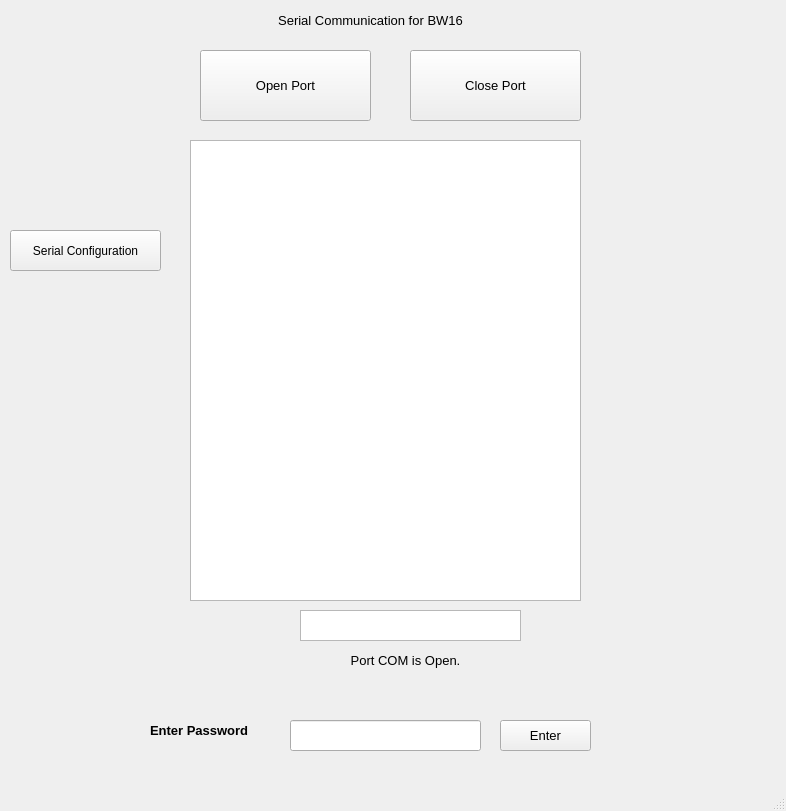
<?xml version="1.0" encoding="UTF-8"?>
<ui version="4.0">
 <class>MainWindow</class>
 <widget class="QMainWindow" name="MainWindow">
  <property name="geometry">
   <rect>
    <x>0</x>
    <y>0</y>
    <width>786</width>
    <height>811</height>
   </rect>
  </property>
  <property name="windowTitle">
   <string>MainWindow</string>
  </property>
  <widget class="QWidget" name="centralwidget">
   <widget class="QPushButton" name="pushButton">
    <property name="geometry">
     <rect>
      <x>200</x>
      <y>50</y>
      <width>171</width>
      <height>71</height>
     </rect>
    </property>
    <property name="font">
     <font>
      <pointsize>10</pointsize>
      <weight>50</weight>
      <bold>false</bold>
     </font>
    </property>
    <property name="text">
     <string>Open Port</string>
    </property>
   </widget>
   <widget class="QPushButton" name="pushButton_3">
    <property name="geometry">
     <rect>
      <x>410</x>
      <y>50</y>
      <width>171</width>
      <height>71</height>
     </rect>
    </property>
    <property name="font">
     <font>
      <pointsize>10</pointsize>
     </font>
    </property>
    <property name="text">
     <string>Close Port</string>
    </property>
   </widget>
   <widget class="QLabel" name="label">
    <property name="geometry">
     <rect>
      <x>220</x>
      <y>0</y>
      <width>301</width>
      <height>41</height>
     </rect>
    </property>
    <property name="font">
     <font>
      <pointsize>10</pointsize>
     </font>
    </property>
    <property name="text">
     <string>Serial Communication for BW16</string>
    </property>
    <property name="alignment">
     <set>Qt::AlignCenter</set>
    </property>
   </widget>
   <widget class="QLabel" name="label_2">
    <property name="geometry">
     <rect>
      <x>300</x>
      <y>640</y>
      <width>211</width>
      <height>41</height>
     </rect>
    </property>
    <property name="font">
     <font>
      <pointsize>10</pointsize>
     </font>
    </property>
    <property name="text">
     <string>Port COM is Open.</string>
    </property>
    <property name="alignment">
     <set>Qt::AlignCenter</set>
    </property>
   </widget>
   <widget class="QLineEdit" name="lineEdit">
    <property name="geometry">
     <rect>
      <x>290</x>
      <y>720</y>
      <width>191</width>
      <height>31</height>
     </rect>
    </property>
    <property name="echoMode">
     <enum>QLineEdit::Password</enum>
    </property>
    <property name="placeholderText">
     <string/>
    </property>
   </widget>
   <widget class="QPushButton" name="pushButton_2">
    <property name="geometry">
     <rect>
      <x>500</x>
      <y>720</y>
      <width>91</width>
      <height>31</height>
     </rect>
    </property>
    <property name="font">
     <font>
      <pointsize>10</pointsize>
      <weight>50</weight>
      <bold>false</bold>
     </font>
    </property>
    <property name="text">
     <string>Enter</string>
    </property>
    <property name="checkable">
     <bool>false</bool>
    </property>
    <property name="flat">
     <bool>false</bool>
    </property>
   </widget>
   <widget class="QLabel" name="label_3">
    <property name="geometry">
     <rect>
      <x>150</x>
      <y>720</y>
      <width>141</width>
      <height>20</height>
     </rect>
    </property>
    <property name="font">
     <font>
      <pointsize>10</pointsize>
      <weight>75</weight>
      <bold>true</bold>
     </font>
    </property>
    <property name="text">
     <string>Enter Password</string>
    </property>
   </widget>
   <widget class="QToolButton" name="toolButton">
    <property name="geometry">
     <rect>
      <x>10</x>
      <y>230</y>
      <width>151</width>
      <height>41</height>
     </rect>
    </property>
    <property name="text">
     <string>Serial Configuration</string>
    </property>
   </widget>
   <widget class="QListWidget" name="listWidget">
    <property name="geometry">
     <rect>
      <x>300</x>
      <y>610</y>
      <width>221</width>
      <height>31</height>
     </rect>
    </property>
   </widget>
   <widget class="QTextEdit" name="textEdit">
    <property name="geometry">
     <rect>
      <x>190</x>
      <y>140</y>
      <width>391</width>
      <height>461</height>
     </rect>
    </property>
   </widget>
  </widget>
  <widget class="QStatusBar" name="statusbar"/>
  <widget class="QMenuBar" name="menuBar">
   <property name="geometry">
    <rect>
     <x>0</x>
     <y>0</y>
     <width>786</width>
     <height>26</height>
    </rect>
   </property>
  </widget>
 </widget>
 <resources/>
 <connections/>
</ui>
